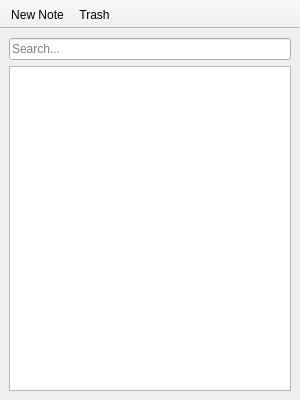
<?xml version="1.0" encoding="UTF-8"?>
<ui version="4.0">
 <class>MainWindow</class>
 <widget class="QMainWindow" name="MainWindow">
  <property name="geometry">
   <rect>
    <x>0</x>
    <y>0</y>
    <width>300</width>
    <height>400</height>
   </rect>
  </property>
  <property name="windowTitle">
   <string>Ubuntu Sticky Notes</string>
  </property>

  <widget class="QWidget" name="centralwidget">
   <layout class="QVBoxLayout" name="verticalLayout">
    <item>
     <widget class="QLineEdit" name="search_bar">
      <property name="placeholderText">
       <string>Search...</string>
      </property>
     </widget>
    </item>
    <item>
     <widget class="QListWidget" name="list_widget"/>
    </item>
   </layout>
  </widget>

  <widget class="QToolBar" name="main_toolbar">
   <property name="movable">
    <bool>false</bool>
   </property>
   <property name="iconSize">
    <size>
     <width>32</width>
     <height>32</height>
    </size>
   </property>
   <attribute name="toolBarArea">
    <enum>TopToolBarArea</enum>
   </attribute>
   <addaction name="new_action"/>
   <addaction name="bin_action"/>
  </widget>

  <action name="new_action">
   <property name="text">
    <string>New Note</string>
   </property>
  </action>
  <action name="bin_action">
   <property name="text">
    <string>Trash</string>
   </property>
  </action>
 </widget>
 <resources/>
 <connections/>
</ui>
